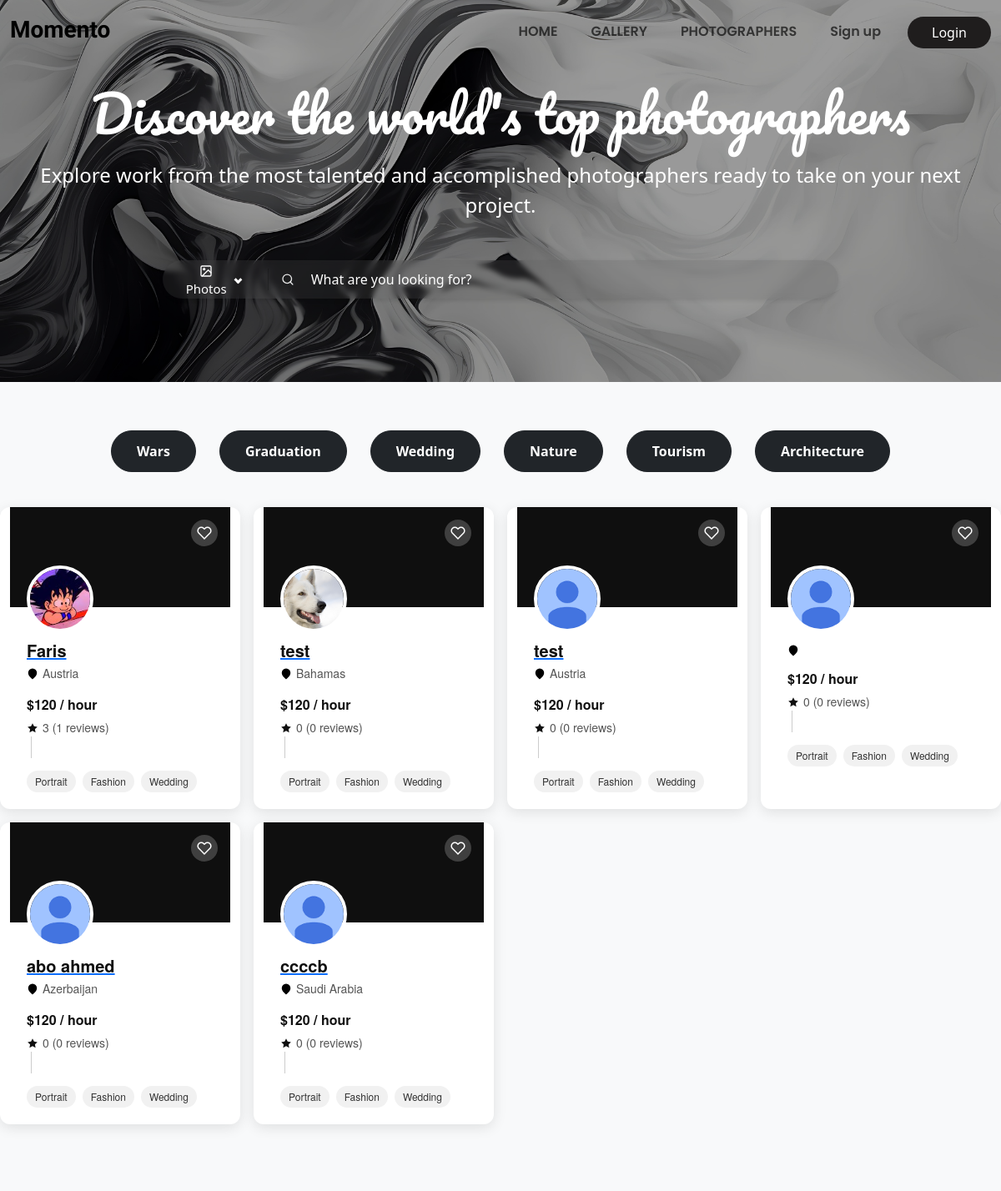
Page /photographers.php on the earlier database version.
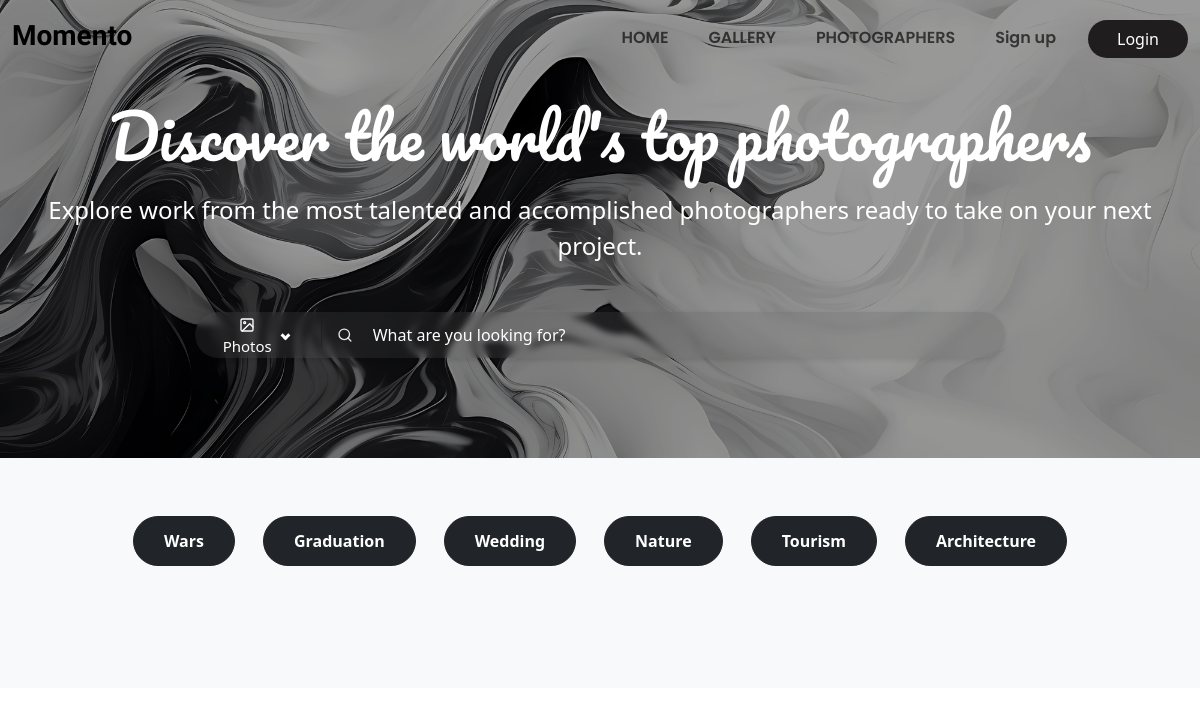
Same page on the later database version.
### tables this page shows
CREATE TABLE `business_profiles` (
  `id` int(11) NOT NULL,
  `business_name` varchar(256) NOT NULL,
  `contact_number` varchar(15) DEFAULT NULL,
  `social_links` longtext DEFAULT NULL CHECK (json_valid(`social_links`)),
  `bio` varchar(512) NOT NULL,
  `job` varchar(512) DEFAULT NULL,
  `total_rate` float NOT NULL DEFAULT 0,
  `total_reviews` int(255) NOT NULL DEFAULT 0,
  `total_likes` int(255) NOT NULL DEFAULT 0,
  `total_views` int(255) NOT NULL DEFAULT 0,
  `created_at` timestamp NOT NULL DEFAULT current_timestamp(),
  `updated_at` timestamp NOT NULL DEFAULT current_timestamp() ON UPDATE current_timestamp()
);

CREATE TABLE `accounts` (
  `id` int(11) NOT NULL,
  `username` varchar(128) NOT NULL,
  `email` varchar(128) NOT NULL,
  `password` varchar(128) NOT NULL,
  `account_type` enum('user','business') NOT NULL,
  `picture` varchar(512) NOT NULL DEFAULT '/momento/Uploads/ProfilePicture/img_1.jpg',
  `location` varchar(128) NOT NULL,
  `lon` double(255,30) NOT NULL,
  `lat` double(255,30) NOT NULL,
  `provider` enum('local','google') NOT NULL,
  `provider_id` varchar(255) DEFAULT NULL,
  `created_at` timestamp NOT NULL DEFAULT current_timestamp(),
  `updated_at` timestamp NOT NULL DEFAULT current_timestamp() ON UPDATE current_timestamp()
);

### photographers.php (the view, shortened to what this page needs)
<!DOCTYPE html>
<html lang="en">
<head>
    <link href="https://cdn.jsdelivr.net/npm/bootstrap@5.3.0/dist/css/bootstrap.min.css" rel="stylesheet">
    <link href="https://cdn.jsdelivr.net/npm/bootstrap-icons@1.10.5/font/bootstrap-icons.css" rel="stylesheet">
    <link href="https://cdnjs.cloudflare.com/ajax/libs/font-awesome/6.5.0/css/all.min.css" rel="stylesheet">
    <link rel="stylesheet" href="css/header.css">
	<link rel="stylesheet" href="css/navbar-scrolled.css">
    <link rel="stylesheet" href="css/photographers.css">
</head>
<body class = "fade-in">
<?php require("header.php"); ?>
<div class="hero-section">
    <div class="container">
        <h1 class="display-10 slide-in">Discover the world's top photographers</h1>
        <p class="text-xl scale-up">Explore work from the most talented and accomplished photographers ready to take on your next project.</p>
        <?php require('include/search-bar.php'); ?>
    </div>
</div>
<div class=" bg-light py-5">
    <div class="d-flex justify-content-center text-center">
		<div class="cat-dark-btns d-flex flex-wrap justify-content-center gap-2">
			<button class="btn btn-dark fw-bold">Wars</button>
			<button class="btn btn-dark fw-bold">Graduation</button>
			<button class="btn btn-dark fw-bold">Wedding</button>
			<button class="btn btn-dark fw-bold">Nature</button>
			<button class="btn btn-dark fw-bold">Tourism</button>
			<button class="btn btn-dark fw-bold">Architecture</button>
		</div>
	</div>
    <div class="row  justify-center">
        <?php
        $stmt = $pdo->prepare("
            SELECT bp.business_name, bp.bio, a.username, a.location, a.picture, bp.total_rate, bp.total_likes, bp.total_reviews, bp.total_views
            FROM business_profiles bp
            JOIN accounts a ON bp.id = a.id
            ORDER BY bp.total_rate DESC, bp.total_likes DESC, bp.total_views DESC
            LIMIT 20
        ");
        $stmt->execute();
        $result = $stmt->fetchAll(PDO::FETCH_ASSOC);
        foreach ($result as $row) {
echo '
    <div class="photographer-card">
        <div class="card-header">
            <img src="'.$row['picture'].'" alt="Julia Smith" class="profile-image-cards">
            <div class="favorite-btn">
                <svg viewBox="0 0 24 24"><path d="M20.84 4.61a5.5 5.5 0 0 0-7.78 0L12 5.67l-1.06-1.06a5.5 5.5 0 0 0-7.78 7.78l1.06 1.06L12 21.23l7.78-7.78 1.06-1.06a5.5 5.5 0 0 0 0-7.78z"></path></svg>
            </div>
        </div>
        <div class="card-content">
            <a href = "/momento/profile.php?username='.$row['username'].'"><h3 class="username">'.$row["business_name"].'</h3></a>
            <div class="location">
                <svg viewBox="0 0 24 24"><path d="M21 10c0 7-9 13-9 13s-9-6-9-13a9 9 0 0 1 18 0z"></path><circle cx="12" cy="10" r="3"></circle></svg>
                '.$row["location"].'
            </div>
            <div class="rate">$120 / hour</div>
            <div class="rating">
                <svg viewBox="0 0 24 24"><polygon points="12 2 15.09 8.26 22 9.27 17 14.14 18.18 21.02 12 17.77 5.82 21.02 7 14.14 2 9.27 8.91 8.26 12 2"></polygon></svg>
                '.$row['total_rate'].'&nbsp;('.$row['total_reviews'].' reviews)
            </div>
            <div class="divider"></div>
            <div class="tags">
                <span class="tag">Portrait</span>
                <span class="tag">Fashion</span>
                <span class="tag">Wedding</span>
            </div>
        </div>
    </div>';
        }
        ?>
    </div>
</div>
</body>
</html>

### header.php (shortened to what this page needs)
<link rel="stylesheet" href="https://cdnjs.cloudflare.com/ajax/libs/font-awesome/6.5.0/css/all.min.css">
<nav class="navbar navbar-expand-lg nav-sticky" id = "navbar">
    <div class="container-fluid">
        <a class="navbar-brand fs-3 momento-logo" href="/momento/index.php">Momento</a>
        <div class="collapse navbar-collapse" id="navbarNav">
            <ul class="navbar-nav ms-auto gap-4 align-items-center">
                <li class="nav-item"><a class="nav-link" href="/momento/index.php">HOME</a></li>
                <li class="nav-item dropdown dropdown-hover">
                    <a class="nav-link d-flex align-items-center" href="#" id="galleryDropdown" role="button" data-bs-toggle="dropdown" aria-expanded="false">
                </i> GALLERY
                    </a>
                </li>
                <li class="nav-item"><a class="nav-link" href="/momento/photographers.php">PHOTOGRAPHERS</a></li>
                <?php if (!isset($_SESSION['data'])): ?>
                    <li class="nav-item"><a class="nav-link" href="account/register.php">Sign up</a></li>
                    <li class="login btn"><a class="text-white text-center text-decoration-none" style = "display:block;width:100%;height:100%;" href="account/login.php">Login</a></li>                <?php endif; ?>
            </ul>
        </div>
    </div>
</nav>

### include/search-bar.php (shortened to what this page needs)
<div class="container mt-5">
  <div class="search-container">
    <form id="searchForm" method="GET" action="">
      <div class="search-bar-wrapper">
        <div class="search-dropdown" id="dropdown">
          <button type="button" class="search-dropdown-btn" onclick="toggleDropdown()">
            <span id="selected-option" style = "color:white;">
              <i data-feather="image"></i> Photos
            </span>
            <span class="arrow"></span>
          </button>
        </div>
        <svg class="search-icon" xmlns="http://www.w3.org/2000/svg" viewBox="0 0 24 24" fill="none"
          stroke="currentColor" stroke-width="2" stroke-linecap="round" stroke-linejoin="round">
          <circle cx="11" cy="11" r="8"></circle>
          <line x1="21" y1="21" x2="16.65" y2="16.65"></line>
        </svg>
        <input type="text" name="query" class="search-input" placeholder="What are you looking for?" value="<?= $_GET['query'] ?? '' ?>">
      </div>
    </form>
  </div>
</div>

### css/header.css (style rules this page uses)
.nav-sticky { position: sticky; top: 0; width: 100%; z-index: 1020; padding: 10px 0; background-color: white; text-align: center; }
.momento-logo { font-family: 'Dancing Script'; font-size: 20px; font-weight: 900 !important; }
.navbar-nav .nav-link { position: relative; padding-bottom: 5px; font-family: 'Poppins'; font-weight: 600; }
.navbar-nav .nav-link::after { content: ''; position: absolute; bottom: 0; left: 0; height: 2px; width: 0; background-color: black; transition: width 0.3s ease; }
.login { background: #1f1d1d; border-radius: 20px; cursor: pointer; width: 100px; margin-top: 5px; transition: background 0.3s ease; z-index: 10000; text-decoration: none; }
:root { --surface-primary: #ffffff; --surface-secondary: #f8f8f8; --text-primary: #121212; --text-secondary: #757575; --accent: #000000; --border-light: rgba(0, 0, 0, 0.06); --shadow-ambient: rgba(0, 0, 0, 0.08); --shadow-key: rgba(0, 0, 0, 0.12); --status-online: #00C853; }
.nav-link { transition: color 0.2s; }

### css/navbar-scrolled.css (style rules this page uses)
.nav-sticky { position: fixed; background-color: transparent !important; transition: background-color 0.3s ease !important; }

### css/photographers.css (style rules this page uses)
.nav-sticky { position: fixed; background-color: transparent ; transition: background-color 0.3s ease; }
.fade-in { animation: fadeInPage 1.5s ease-in; }
.hero-section { position: relative; padding: 100px 0px; text-align: center; background-image: url('../img/test.jpg'); background-size: cover; background-repeat: no-repeat; background-position: center; z-index: 1; }
.hero-section::before { content: ""; position: absolute; top: 0; left: 0; width: 100%; height: 100%; background: rgba(0, 0, 0, 0.4); z-index: 1; }
.hero-section .container { position: relative; z-index: 2; color: white; }
.hero-section h1 { font-size: 60px; font-weight: 100; font-family: 'Pacifico', cursive; color: white; }
.hero-section p { font-size: 24px; font-weight: 500; margin-top: 20px; }
.cat-dark-btns .btn-dark { margin: 10px; padding: 12px 30px; font-size: 16px; font-weight:500; border-radius: 25px; transition: transform 0.3s ease, background 0.3s ease; }
.row { display: grid; grid-template-columns: repeat(auto-fill, minmax(250px, 1fr)); max-width: 1280px; margin: 2rem auto; gap: 1rem; justify-content: center; }
.photographer-card { flex: 0 0 calc(25% - 1.5rem); width: 320px; background-color: white; border-radius: 12px; overflow: hidden; box-shadow: 0 4px 16px rgba(0, 0, 0, 0.1); transition: transform 0.3s ease, box-shadow 0.3s ease; font-family: 'Helvetica Neue', Arial, sans-serif; }
.card-header { position: relative; height: 120px; background-color: #0f0f0f; }
.profile-image-cards { position: absolute; width: 80px; height: 80px; border-radius: 50%; bottom: -30px; left: 20px; border: 4px solid white; object-fit: cover; }
.favorite-btn { position: absolute; top: 15px; right: 15px; background: rgba(255, 255, 255, 0.2); width: 32px; height: 32px; border-radius: 50%; display: flex; align-items: center; justify-content: center; cursor: pointer; }
.favorite-btn svg { width: 18px; height: 18px; fill: none; stroke: white; stroke-width: 2; }
.card-content { padding: 40px 20px 20px; }
.username { font-size: 20px; font-weight: 600; margin-bottom: 5px; color: #0f0f0f; }
.location { display: flex; align-items: center; color: #555; font-size: 14px; margin-bottom: 15px; }
.location svg { width: 14px; height: 14px; margin-right: 5px; }
.rate { font-size: 16px; font-weight: 600; color: #0f0f0f; }
.rating { display: flex; align-items: center; font-size: 14px; color: #555; margin-top: 5px; }
.rating svg { width: 14px; height: 14px; margin-right: 5px; fill: #0f0f0f; }
.tags { display: flex; flex-wrap: wrap; gap: 8px; margin-top: 15px; }
.tag { background-color: #f1f1f1; color: #333; font-size: 12px; padding: 4px 10px; border-radius: 15px; }

Differences in the rows shown:
removed business_profiles: id.picture (picture), business_name "Faris", id.location "Austria", total_rate "3", total_reviews "1"
removed business_profiles: id.picture (picture), business_name "test", id.location "Bahamas", total_rate "0", total_reviews "0"
removed business_profiles: id.picture (picture), business_name "test", id.location "Austria", total_rate "0", total_reviews "0"
removed business_profiles: id.picture (picture), total_rate "0", total_reviews "0"
removed business_profiles: id.picture (picture), business_name "abo ahmed", id.location "Azerbaijan", total_rate "0", total_reviews "0"
removed business_profiles: id.picture (picture), business_name "ccccb", id.location "Saudi Arabia", total_rate "0", total_reviews "0"
